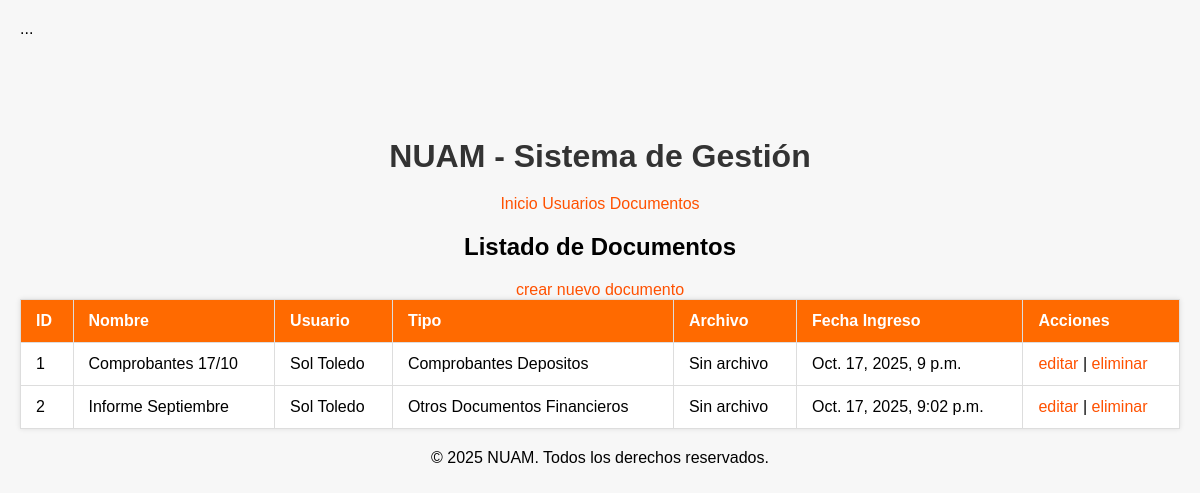
The page /usuarios/documentos/ on the database as committed earlier.
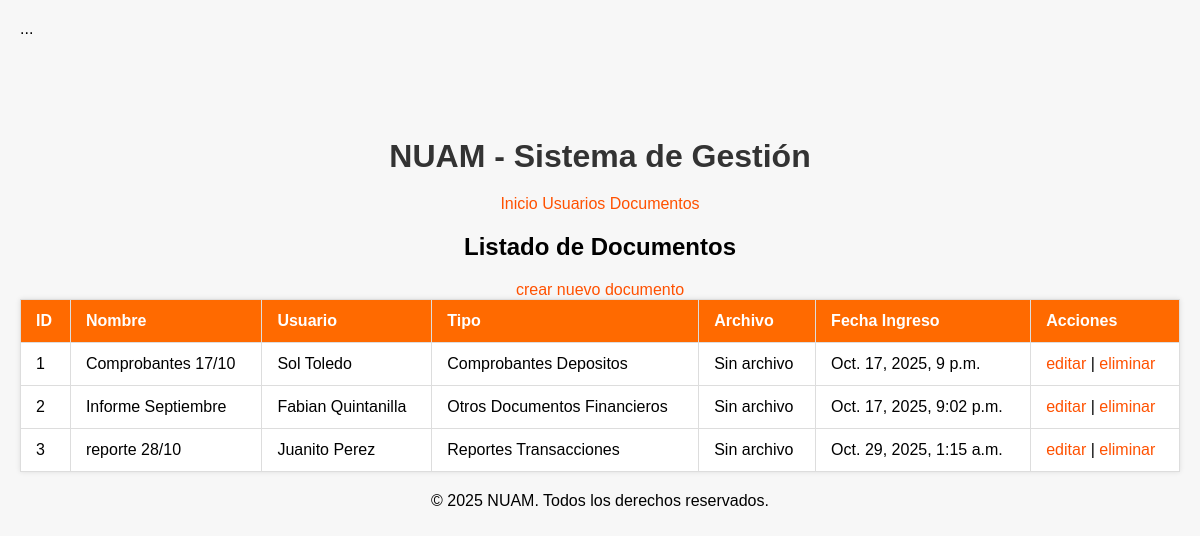
The same page on the database as committed later.
### app/models.py (models this page shows, shortened)
class Documento(models.Model):
    id_documento = models.AutoField(primary_key=True, db_column='ID_DOCUMENTO')
    usuario = models.ForeignKey(Usuario, on_delete=models.CASCADE, db_column='ID_USUARIO')
    documento_nombre = models.CharField(max_length=100, blank=True, db_column='DOCUMENTO_NOMBRE')
    documento_tipo = models.ForeignKey(DocumentoTipo, on_delete=models.SET_NULL, null=True, blank=True, db_column='ID_DOCUMENTO_TIPO')
    archivo = models.FileField(upload_to='documentos/', blank=True, null=True, db_column='ARCHIVO')
    fecha_ingreso = models.DateTimeField(auto_now_add=True, db_column='FECHA_INGRESO')
    class Meta:
        verbose_name = 'Documento'
        verbose_name_plural = 'Documentos'

class Usuario(models.Model):
    id_usuario = models.AutoField(primary_key=True, db_column='ID_USUARIO')
    usuario_tipo = models.ForeignKey(UsuarioTipo, on_delete=models.SET_NULL, null=True, blank=True, db_column='ID_USUARIO_TIPO')
    pais = models.ForeignKey(Pais, on_delete=models.SET_NULL, null=True, blank=True, db_column='ID_PAIS')
    region = models.ForeignKey(Region, on_delete=models.SET_NULL, null=True, blank=True, db_column='ID_REGION')
    usuario_nombre = models.CharField(max_length=50, blank=True, db_column='USUARIO_NOMBRE')
    usuario_apellido = models.CharField(max_length=50, blank=True, db_column='USUARIO_APELLIDO')
    telefono = models.CharField(max_length=20, blank=True, db_column='TELEFONO')
    email = models.EmailField(blank=True, db_column='EMAIL')
    direccion = models.CharField(max_length=100, blank=True, db_column='DIRECCION')
    def __str__(self):
        nombre = f"{self.usuario_nombre} {self.usuario_apellido}".strip()
        return nombre or f"Usuario {self.id_usuario}"
    class Meta:
        verbose_name = 'Usuario'
        verbose_name_plural = 'Usuarios'

class DocumentoTipo(models.Model):
    id_documento_tipo = models.AutoField(primary_key=True, db_column='ID_DOCUMENTO_TIPO')
    documento_tipo = models.CharField(max_length=50, blank=True, db_column='DOCUMENTO_TIPO')
    def __str__(self):
        return self.documento_tipo or "Tipo sin nombre"
    class Meta:
        verbose_name = 'Tipo de Documento'
        verbose_name_plural = 'Tipos de Documento'

### app/views.py (the view)
# urls.py: path('documentos/', views.lista_documentos, name='lista_documentos'),
def lista_documentos(request):
    documentos = Documento.objects.all()
    return render(request, 'documentos/lista.html', {'documentos': documentos})

### app/templates/documentos/lista.html
{% extends "base.html" %}
{% block content %}
<h2>Listado de Documentos</h2>
<a href="{% url 'crear_documento' %}">crear nuevo documento</a>
<table border="1" cellpadding="5">
    <tr>
        <th>ID</th>
        <th>Nombre</th>
        <th>Usuario</th>
        <th>Tipo</th>
        <th>Archivo</th>
        <th>Fecha Ingreso</th>
        <th>Acciones</th>
    </tr>
    {% for doc in documentos %}
    <tr>
        <td>{{ doc.id_documento }}</td>
        <td>{{ doc.documento_nombre }}</td>
        <td>{{ doc.usuario }}</td>
        <td>{{ doc.documento_tipo }}</td>
        <td>
            {% if doc.archivo %}
            <a href="{{ doc.archivo.url }}" target="_blank">ver archivo</a>
            {% else %}
            Sin archivo
            {% endif %}
        </td>
        <td>{{ doc.fecha_ingreso }}</td>
        <td>
            <a href="{% url 'editar_documento' doc.pk %}">editar</a> |
            <a href="{% url 'eliminar_documento' doc.pk %}">eliminar</a>
        </td>
    </tr>
    {% endfor %}
</table>
{% endblock %}

Rows that differ between the two databases and show on the page:
changed Documento "Informe Septiembre": usuario "Sol Toledo" → "Fabian Quintanilla"
added Documento: id_documento "3", documento_nombre "reporte 28/10", usuario "Juanito Perez", documento_tipo "Reportes Transacciones", ARCHIVO "Sin archivo", fecha_ingreso "Oct. 29, 2025, 1:15 a.m."
